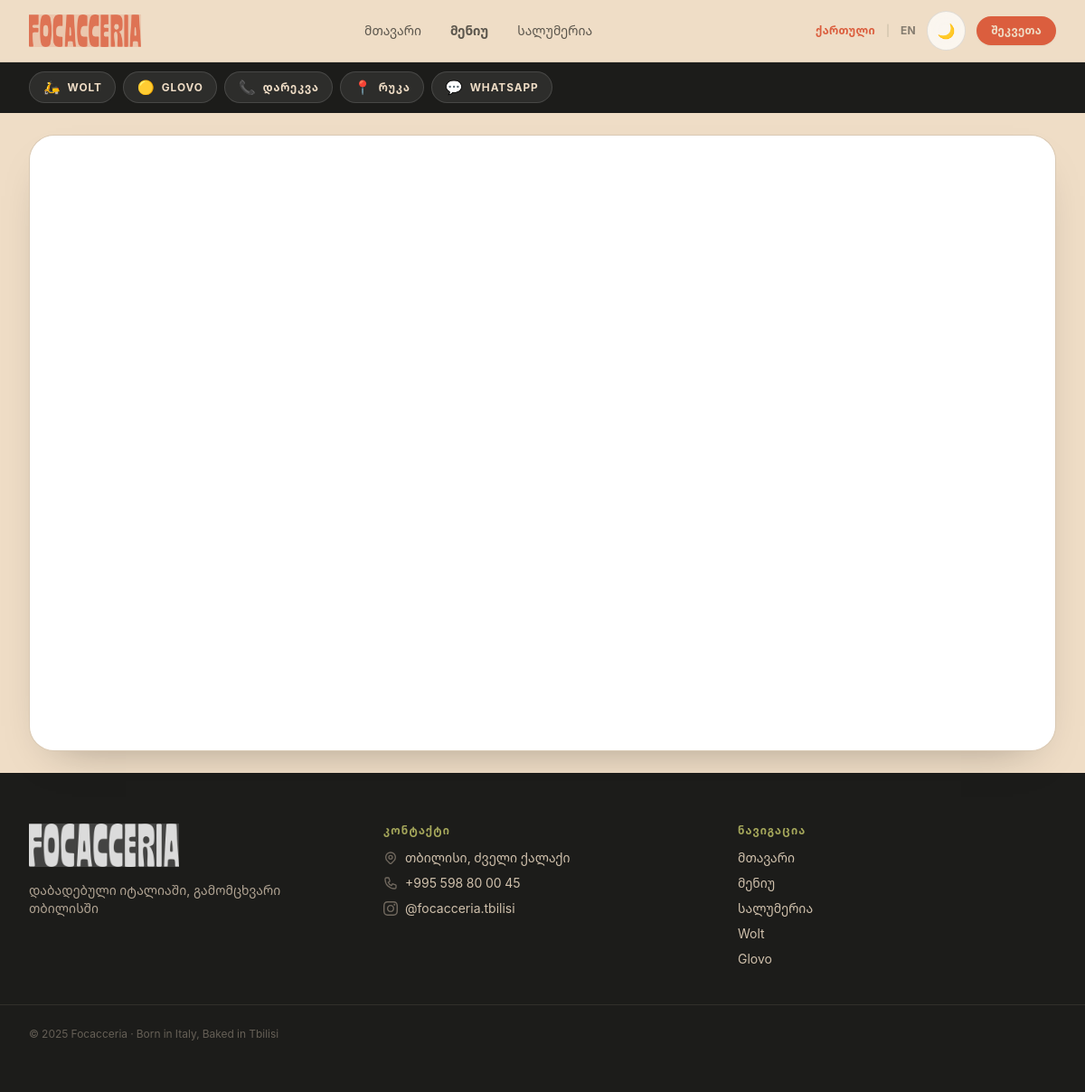
The app's page /menu/ with its own data.
### core/models.py (models this page shows, shortened)
class SiteSettings(models.Model):
    logo = models.ImageField(upload_to='site/', blank=True, null=True)
    logo_dark = models.ImageField(upload_to='site/', blank=True, null=True)
    favicon = models.ImageField(upload_to='site/', blank=True, null=True)
    tagline_ka = models.CharField(max_length=200, default='დაბადებული იტალიაში, გამომცხვარი თბილისში')
    tagline_en = models.CharField(max_length=200, default='Born in Italy, Baked in Tbilisi')
    phone = models.CharField(max_length=50, default='+995 598 80 00 45')
    address_ka = models.CharField(max_length=300, default='თბილისი, ძველი ქალაქი')
    address_en = models.CharField(max_length=300, default='Tbilisi, Old Town')
    opening_hours_ka = models.TextField(default='ორშ–პარ: 11:00–22:00\nშაბ–კვი: 10:00–23:00')
    opening_hours_en = models.TextField(default='Mon–Fri: 11:00–22:00\nSat–Sun: 10:00–23:00')
    instagram = models.URLField(blank=True, default='https://instagram.com/focacceria.ge')
    whatsapp = models.CharField(max_length=50, blank=True, default='+995598800045')
    email = models.EmailField(blank=True)
    google_maps_url = models.URLField(blank=True)
    wolt_url = models.URLField(blank=True)
    glovo_url = models.URLField(blank=True)
    delivery_wolt_icon = models.CharField(max_length=20, blank=True, default='🛵')
    delivery_glovo_icon = models.CharField(max_length=20, blank=True, default='🟡')
    delivery_call_icon = models.CharField(max_length=20, blank=True, default='📞')
    delivery_maps_icon = models.CharField(max_length=20, blank=True, default='📍')
    delivery_whatsapp_icon = models.CharField(max_length=20, blank=True, default='💬')
    menu_iframe_url = models.URLField(
        blank=True,
        default='https://focacceria.eat-me.online/en/category/mortadella'
    )
    menu_loader_enabled = models.BooleanField(default=True)
    about_title_ka = models.CharField(max_length=200, blank=True, default='ჩვენს შესახებ')
    about_title_en = models.CharField(max_length=200, blank=True, default='About Us')
    about_text_ka = models.TextField(blank=True)
    about_text_en = models.TextField(blank=True)
    about_image = models.ImageField(upload_to='site/', blank=True, null=True)
    custom_css = models.TextField(
        blank=True,
        help_text='Custom CSS injected before </head> on every page. No <style> tags needed.'
    )
    custom_js = models.TextField(
        blank=True,
        help_text='Custom JavaScript injected before </body> on every page. No <script> tags needed.'
    )
    class Meta:
        verbose_name = 'Site Settings'
    @classmethod
    def get_settings(cls):
        obj, _ = cls.objects.get_or_create(pk=1)
        return obj

class NavigationItem(models.Model):
    label_ka = models.CharField(max_length=100)
    label_en = models.CharField(max_length=100)
    url = models.CharField(max_length=200)
    order = models.PositiveIntegerField(default=0)
    is_active = models.BooleanField(default=True)
    open_new_tab = models.BooleanField(default=False)
    class Meta:
        ordering = ['order']

### core/views.py (the view)
# urls.py: path('menu/', views.menu_page, name='menu'),
def menu_page(request):
    lang = request.session.get('lang', 'ka')
    categories = MenuCategory.objects.filter(
        is_active=True, page='menu'
    ).prefetch_related('items')
    seo = SEOSettings.objects.filter(page='menu').first()
    return render(request, 'public/menu.html', {
        'categories': categories,
        'seo': seo,
        'lang': lang,
    })

### core/models.py (called while the page is built)
    @classmethod
    def get_settings(cls):
        obj, _ = cls.objects.get_or_create(pk=1)
        return obj

### templates/public/menu.html (shortened to what this page needs)
{% extends 'public/base.html' %}
{% load static %}
{% block content %}
{% if site.menu_iframe_url %}
<section class="bg-paper py-4 md:py-6">
  <div class="mx-auto max-w-7xl px-4 md:px-8">
    <div class="iframe-shell">
      <iframe
        src="{{ site.menu_iframe_url }}"
        title="{% if lang == 'ka' %}Focacceria მენიუ{% else %}Focacceria menu{% endif %}"
        loading="eager"
        allowfullscreen
        data-menu-iframe
      ></iframe>
    </div>
  </div>
</section>
{% endif %}
{% endblock %}

### templates/public/base.html (shortened to what this page needs)
<!DOCTYPE html>
<html lang="{{ current_lang }}" data-theme="light">
<head>
  <script src="https://cdn.tailwindcss.com"></script>
  {% load static %}
</head>
<body class="bg-paper font-sans text-foca-ink antialiased">
{% load static %}
<header class="sticky top-0 z-40 border-b border-foca-ink/10 bg-foca-cream/85 backdrop-blur-md">
  <div class="mx-auto flex h-[68px] max-w-7xl items-center justify-between px-4 md:px-8">
    <a href="{% if lang == 'en' %}/en/{% else %}/{% endif %}" class="flex-shrink-0">
      {% if site.logo %}
      <img src="{{ site.logo.url }}" alt="Focacceria" class="site-logo-light h-9 w-auto">
      {% else %}
      <span class="font-display text-2xl text-foca-ink tracking-wide">FOCACCERIA</span>
      {% endif %}
    </a>
    <nav class="hidden items-center gap-8 md:flex">
      {% for item in nav_items %}
      <a href="{{ item.url }}"
         class="text-sm font-medium text-foca-ink/70 transition hover:text-foca-ink {% if request.path == item.url or request.path == '/en'|add:item.url %}text-foca-ink font-semibold{% endif %}">
        {% if lang == 'ka' %}{{ item.label_ka }}{% else %}{{ item.label_en }}{% endif %}
      </a>
      {% endfor %}
    </nav>
    <div class="flex items-center gap-3">
      <a href="{% url 'set_language' 'ka' %}"
         class="text-xs font-bold uppercase tracking-wide {% if lang == 'ka' %}text-foca-red{% else %}text-foca-ink/50 hover:text-foca-ink{% endif %} transition">ქართული</a>
      <span class="text-foca-ink/20 text-xs">|</span>
      <a href="{% url 'set_language' 'en' %}"
         class="text-xs font-bold uppercase tracking-wide {% if lang == 'en' %}text-foca-red{% else %}text-foca-ink/50 hover:text-foca-ink{% endif %} transition">EN</a>
      <button type="button" class="theme-toggle" data-theme-toggle aria-label="Toggle theme">
        <span data-theme-icon>🌙</span>
      </button>
      <a href="{% if lang == 'ka' %}/menu/{% else %}/en/menu/{% endif %}"
         class="hidden rounded-full bg-foca-red px-4 py-2 text-xs font-bold uppercase tracking-wide text-foca-cream shadow-sm transition hover:bg-foca-red-deep md:inline-flex">
        {% if lang == 'ka' %}შეკვეთა{% else %}Order Now{% endif %}
      </a>
    </div>
  </div>
</header>
{% include 'public/includes/delivery_bar.html' %}
<main>{% block content %}{% endblock %}</main>
<footer class="bg-foca-ink py-14 text-foca-cream">
  <div class="mx-auto grid max-w-7xl gap-10 px-4 md:grid-cols-3 md:px-8">
    <div>
      {% if site.logo %}
      <img src="{{ site.logo.url }}" alt="Focacceria" class="h-12 w-auto brightness-0 invert">
      {% else %}
      <div class="font-display text-2xl text-foca-cream mb-2">FOCACCERIA</div>
      {% endif %}
      <p class="mt-4 max-w-xs text-sm text-foca-cream/70">
        {% if lang == 'ka' %}{{ site.tagline_ka }}{% else %}{{ site.tagline_en }}{% endif %}
      </p>
    </div>
    <div class="text-sm">
      <h3 class="mb-3 text-xs font-bold uppercase tracking-widest text-foca-green">
        {% if lang == 'ka' %}კონტაქტი{% else %}Contact{% endif %}
      </h3>
      <ul class="space-y-2 text-foca-cream/85">
        {% if site.address_ka %}
        <li class="flex items-center gap-2">
          <a href="{{ site.google_maps_url|default:'#' }}" class="hover:text-foca-red transition">
            {% if lang == 'ka' %}{{ site.address_ka }}{% else %}{{ site.address_en }}{% endif %}
          </a>
        </li>
        {% endif %}
        {% if site.phone %}
        <li class="flex items-center gap-2">
          <a href="tel:{{ site.phone }}" class="hover:text-foca-red transition">{{ site.phone }}</a>
        </li>
        {% endif %}
        {% if site.instagram %}
        <li class="flex items-center gap-2">
          <a href="{{ site.instagram }}" target="_blank" class="hover:text-foca-red transition">@focacceria.tbilisi</a>
        </li>
        {% endif %}
      </ul>
    </div>
    <div class="text-sm">
      <h3 class="mb-3 text-xs font-bold uppercase tracking-widest text-foca-green">
        {% if lang == 'ka' %}ნავიგაცია{% else %}Navigate{% endif %}
      </h3>
      <ul class="space-y-2 text-foca-cream/85">
        {% for item in nav_items %}
        <li>
          <a href="{{ item.url }}" class="hover:text-foca-red transition">
            {% if lang == 'ka' %}{{ item.label_ka }}{% else %}{{ item.label_en }}{% endif %}
          </a>
        </li>
        {% endfor %}
        {% if site.wolt_url %}
        <li><a href="{{ site.wolt_url }}" target="_blank" class="hover:text-foca-red transition">Wolt</a></li>
        {% endif %}
        {% if site.glovo_url %}
        <li><a href="{{ site.glovo_url }}" target="_blank" class="hover:text-foca-red transition">Glovo</a></li>
        {% endif %}
      </ul>
    </div>
  </div>
  <div class="mx-auto mt-10 max-w-7xl border-t border-foca-cream/10 px-4 pt-6 md:px-8">
    <p class="text-xs text-foca-cream/35">
      © {{ "2025" }} Focacceria · Born in Italy, Baked in Tbilisi
    </p>
  </div>
</footer>
</body>
</html>

### templates/public/includes/delivery_bar.html
<div class="border-b border-black/5 bg-[rgb(var(--delivery-bg))] text-[rgb(var(--delivery-text))]">
  <div class="mx-auto max-w-7xl px-4 md:px-8">
    <div class="flex min-h-[52px] items-center gap-2 overflow-x-auto py-2.5 scrollbar-hide">
      {% if site.wolt_url %}
      <a href="{{ site.wolt_url }}" target="_blank" rel="noopener" class="delivery-chip">
        {% if site.delivery_wolt_icon %}
        <span class="delivery-chip__icon">{{ site.delivery_wolt_icon }}</span>
        {% else %}
        <span class="delivery-chip__dot delivery-chip__dot--wolt"></span>
        {% endif %}
        <span>Wolt</span>
      </a>
      {% endif %}
      {% if site.glovo_url %}
      <a href="{{ site.glovo_url }}" target="_blank" rel="noopener" class="delivery-chip">
        {% if site.delivery_glovo_icon %}
        <span class="delivery-chip__icon">{{ site.delivery_glovo_icon }}</span>
        {% else %}
        <span class="delivery-chip__dot delivery-chip__dot--glovo"></span>
        {% endif %}
        <span>Glovo</span>
      </a>
      {% endif %}
      {% if site.phone %}
      <a href="tel:{{ site.phone }}" class="delivery-chip">
        {% if site.delivery_call_icon %}
        <span class="delivery-chip__icon">{{ site.delivery_call_icon }}</span>
        {% else %}
        <span class="delivery-chip__dot delivery-chip__dot--call"></span>
        {% endif %}
        <span>{% if current_lang == 'ka' %}დარეკვა{% else %}Call{% endif %}</span>
      </a>
      {% endif %}
      {% if site.google_maps_url %}
      <a href="{{ site.google_maps_url }}" target="_blank" rel="noopener" class="delivery-chip">
        {% if site.delivery_maps_icon %}
        <span class="delivery-chip__icon">{{ site.delivery_maps_icon }}</span>
        {% else %}
        <span class="delivery-chip__dot"></span>
        {% endif %}
        <span>{% if current_lang == 'ka' %}რუკა{% else %}Maps{% endif %}</span>
      </a>
      {% endif %}
      {% if site.whatsapp %}
      <a href="https://wa.me/{{ site.whatsapp|cut:'+'|cut:' ' }}" target="_blank" rel="noopener" class="delivery-chip">
        {% if site.delivery_whatsapp_icon %}
        <span class="delivery-chip__icon">{{ site.delivery_whatsapp_icon }}</span>
        {% else %}
        <span class="delivery-chip__dot"></span>
        {% endif %}
        <span>WhatsApp</span>
      </a>
      {% endif %}
    </div>
  </div>
</div>

### records on screen
SiteSettings: logo (picture), delivery_wolt_icon "🛵", delivery_glovo_icon "🟡", delivery_call_icon "📞", delivery_maps_icon "📍", delivery_whatsapp_icon "💬", tagline_ka "დაბადებული იტალიაში, გამომცხვარი თბილისში", address_ka "თბილისი, ძველი ქალაქი", phone "+995 598 80 00 45"
NavigationItem: label_ka "მთავარი"
NavigationItem: label_ka "მენიუ"
NavigationItem: label_ka "სალუმერია"

### other values on screen
{{ "2025" }} "2025"
